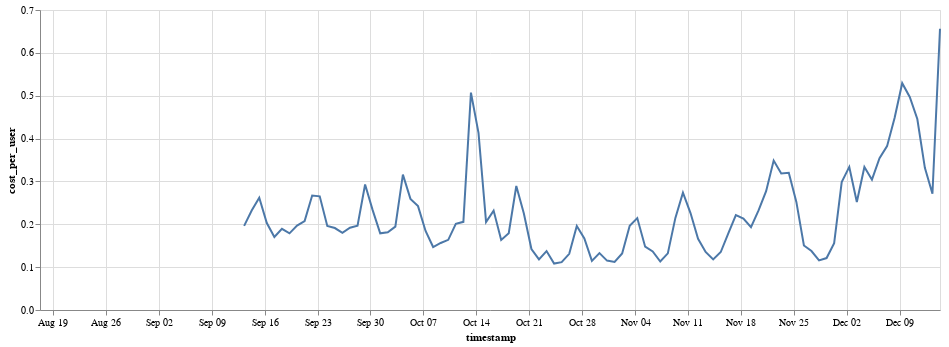

The cell this chart's notebook holds for it:
### Code cell
alt.Chart(total, width=900).mark_line().encode(
    x='timestamp',
    y='cost_per_user'
)

### Figure 1 — Vega-Lite specification as saved in the notebook (floating-point values rounded to 4 significant figures)
{"$schema": "https://vega.github.io/schema/vega-lite/v2.6.0.json", "config": {"view": {"height": 300, "width": 400}}, "data": {"name": "data-90a64ad3b73aa028ed915e9944e92937"}, "datasets": {"data-90a64ad3b73aa028ed915e9944e92937": [{"cost": null, "cost_per_user": null, "timestamp": "2018-08-17T00:00:00-07:00", "user": 19}, {"cost": null, "cost_per_user": null, "timestamp": "2018-08-18T00:00:00-07:00", "user": 46}, {"cost": null, "cost_per_user": null, "timestamp": "2018-08-19T00:00:00-07:00", "user": 33}, {"cost": null, "cost_per_user": null, "timestamp": "2018-08-20T00:00:00-07:00", "user": 61}, {"cost": null, "cost_per_user": null, "timestamp": "2018-08-21T00:00:00-07:00", "user": 149}, {"cost": null, "cost_per_user": null, "timestamp": "2018-08-22T00:00:00-07:00", "user": 1194}, {"cost": null, "cost_per_user": null, "timestamp": "2018-08-23T00:00:00-07:00", "user": 1243}, {"cost": null, "cost_per_user": null, "timestamp": "2018-08-24T00:00:00-07:00", "user": 1391}, {"cost": null, "cost_per_user": null, "timestamp": "2018-08-25T00:00:00-07:00", "user": 988}, {"cost": null, "cost_per_user": null, "timestamp": "2018-08-26T00:00:00-07:00", "user": 1174}, {"cost": null, "cost_per_user": null, "timestamp": "2018-08-27T00:00:00-07:00", "user": 1508}, {"cost": null, "cost_per_user": null, "timestamp": "2018-08-28T00:00:00-07:00", "user": 1351}, {"cost": null, "cost_per_user": null, "timestamp": "2018-08-29T00:00:00-07:00", "user": 1598}, {"cost": null, "cost_per_user": null, "timestamp": "2018-08-30T00:00:00-07:00", "user": 1322}, {"cost": null, "cost_per_user": null, "timestamp": "2018-08-31T00:00:00-07:00", "user": 1194}, {"cost": null, "cost_per_user": null, "timestamp": "2018-09-01T00:00:00-07:00", "user": 793}, {"cost": null, "cost_per_user": null, "timestamp": "2018-09-02T00:00:00-07:00", "user": 964}, {"cost": null, "cost_per_user": null, "timestamp": "2018-09-03T00:00:00-07:00", "user": 1259}, {"cost": null, "cost_per_user": null, "timestamp": "2018-09-04T00:00:00-07:00", "user": 1495}, {"cost": null, "cost_per_user": null, "timestamp": "2018-09-05T00:00:00-07:00", "user": 1675}, {"cost": null, "cost_per_user": null, "timestamp": "2018-09-06T00:00:00-07:00", "user": 1429}, {"cost": null, "cost_per_user": null, "timestamp": "2018-09-07T00:00:00-07:00", "user": 1120}, {"cost": null, "cost_per_user": null, "timestamp": "2018-09-08T00:00:00-07:00", "user": 880}, {"cost": null, "cost_per_user": null, "timestamp": "2018-09-09T00:00:00-07:00", "user": 1028}, {"cost": null, "cost_per_user": null, "timestamp": "2018-09-10T00:00:00-07:00", "user": 1432}, {"cost": null, "cost_per_user": null, "timestamp": "2018-09-11T00:00:00-07:00", "user": 1502}, {"cost": 40.16, "cost_per_user": 0.02542, "timestamp": "2018-09-12T00:00:00-07:00", "user": 1580}, {"cost": null, "cost_per_user": null, "timestamp": "2018-09-12T00:00:00-07:00", "user": 1580}, {"cost": 264.0, "cost_per_user": 0.1963, "timestamp": "2018-09-13T00:00:00-07:00", "user": 1345}, {"cost": 233.4, "cost_per_user": 0.232, "timestamp": "2018-09-14T00:00:00-07:00", "user": 1006}, {"cost": 220.5, "cost_per_user": 0.2619, "timestamp": "2018-09-15T00:00:00-07:00", "user": 842}, {"cost": 221.5, "cost_per_user": 0.203, "timestamp": "2018-09-16T00:00:00-07:00", "user": 1091}, {"cost": 254.1, "cost_per_user": 0.1704, "timestamp": "2018-09-17T00:00:00-07:00", "user": 1491}, {"cost": 268.7, "cost_per_user": 0.1894, "timestamp": "2018-09-18T00:00:00-07:00", "user": 1419}, {"cost": 277.0, "cost_per_user": 0.1789, "timestamp": "2018-09-19T00:00:00-07:00", "user": 1549}, {"cost": 291.3, "cost_per_user": 0.1968, "timestamp": "2018-09-20T00:00:00-07:00", "user": 1480}, {"cost": 268.4, "cost_per_user": 0.2074, "timestamp": "2018-09-21T00:00:00-07:00", "user": 1294}, {"cost": 246.1, "cost_per_user": 0.2672, "timestamp": "2018-09-22T00:00:00-07:00", "user": 921}, {"cost": 244.2, "cost_per_user": 0.2651, "timestamp": "2018-09-23T00:00:00-07:00", "user": 921}, {"cost": 245.5, "cost_per_user": 0.196, "timestamp": "2018-09-24T00:00:00-07:00", "user": 1253}, {"cost": 254.9, "cost_per_user": 0.1912, "timestamp": "2018-09-25T00:00:00-07:00", "user": 1333}, {"cost": 277.2, "cost_per_user": 0.18, "timestamp": "2018-09-26T00:00:00-07:00", "user": 1540}, {"cost": 290.0, "cost_per_user": 0.1921, "timestamp": "2018-09-27T00:00:00-07:00", "user": 1510}, {"cost": 268.3, "cost_per_user": 0.197, "timestamp": "2018-09-28T00:00:00-07:00", "user": 1362}, {"cost": 262.4, "cost_per_user": 0.2928, "timestamp": "2018-09-29T00:00:00-07:00", "user": 896}, {"cost": 244.4, "cost_per_user": 0.233, "timestamp": "2018-09-30T00:00:00-07:00", "user": 1049}, {"cost": 249.0, "cost_per_user": 0.1789, "timestamp": "2018-10-01T00:00:00-07:00", "user": 1392}, {"cost": 243.5, "cost_per_user": 0.1814, "timestamp": "2018-10-02T00:00:00-07:00", "user": 1342}, {"cost": 304.9, "cost_per_user": 0.1946, "timestamp": "2018-10-03T00:00:00-07:00", "user": 1567}, {"cost": 453.0, "cost_per_user": 0.3159, "timestamp": "2018-10-04T00:00:00-07:00", "user": 1434}, {"cost": 275.0, "cost_per_user": 0.2592, "timestamp": "2018-10-05T00:00:00-07:00", "user": 1061}, {"cost": 181.8, "cost_per_user": 0.2424, "timestamp": "2018-10-06T00:00:00-07:00", "user": 750}, {"cost": 173.6, "cost_per_user": 0.1845, "timestamp": "2018-10-07T00:00:00-07:00", "user": 941}, {"cost": 197.1, "cost_per_user": 0.1469, "timestamp": "2018-10-08T00:00:00-07:00", "user": 1342}, {"cost": 212.1, "cost_per_user": 0.1564, "timestamp": "2018-10-09T00:00:00-07:00", "user": 1356}, {"cost": 219.8, "cost_per_user": 0.1638, "timestamp": "2018-10-10T00:00:00-07:00", "user": 1342}, {"cost": 203.8, "cost_per_user": 0.2012, "timestamp": "2018-10-11T00:00:00-07:00", "user": 1013}, {"cost": 206.1, "cost_per_user": 0.2057, "timestamp": "2018-10-12T00:00:00-07:00", "user": 1002}, {"cost": 202.4, "cost_per_user": 0.5073, "timestamp": "2018-10-13T00:00:00-07:00", "user": 399}, {"cost": 182.3, "cost_per_user": 0.4134, "timestamp": "2018-10-14T00:00:00-07:00", "user": 441}, {"cost": 183.3, "cost_per_user": 0.205, "timestamp": "2018-10-15T00:00:00-07:00", "user": 894}, {"cost": 191.6, "cost_per_user": 0.232, "timestamp": "2018-10-16T00:00:00-07:00", "user": 826}, {"cost": 186.1, "cost_per_user": 0.1636, "timestamp": "2018-10-17T00:00:00-07:00", "user": 1138}, {"cost": 185.8, "cost_per_user": 0.179, "timestamp": "2018-10-18T00:00:00-07:00", "user": 1038}, {"cost": 185.5, "cost_per_user": 0.2894, "timestamp": "2018-10-19T00:00:00-07:00", "user": 641}, {"cost": 149.5, "cost_per_user": 0.2252, "timestamp": "2018-10-20T00:00:00-07:00", "user": 664}, {"cost": 121.8, "cost_per_user": 0.1422, "timestamp": "2018-10-21T00:00:00-07:00", "user": 856}, {"cost": 142.4, "cost_per_user": 0.1182, "timestamp": "2018-10-22T00:00:00-07:00", "user": 1205}, {"cost": 155.9, "cost_per_user": 0.1375, "timestamp": "2018-10-23T00:00:00-07:00", "user": 1134}, {"cost": 156.9, "cost_per_user": 0.1083, "timestamp": "2018-10-24T00:00:00-07:00", "user": 1448}, {"cost": 156.4, "cost_per_user": 0.1117, "timestamp": "2018-10-25T00:00:00-07:00", "user": 1400}, {"cost": 155.9, "cost_per_user": 0.131, "timestamp": "2018-10-26T00:00:00-07:00", "user": 1190}, {"cost": 145.9, "cost_per_user": 0.1958, "timestamp": "2018-10-27T00:00:00-07:00", "user": 745}, {"cost": 143.6, "cost_per_user": 0.1668, "timestamp": "2018-10-28T00:00:00-07:00", "user": 861}, {"cost": 149.6, "cost_per_user": 0.1146, "timestamp": "2018-10-29T00:00:00-07:00", "user": 1306}, {"cost": 168.6, "cost_per_user": 0.1327, "timestamp": "2018-10-30T00:00:00-07:00", "user": 1270}, {"cost": 169.5, "cost_per_user": 0.1153, "timestamp": "2018-10-31T00:00:00-07:00", "user": 1471}, {"cost": 165.7, "cost_per_user": 0.1122, "timestamp": "2018-11-01T00:00:00-07:00", "user": 1476}, {"cost": 174.7, "cost_per_user": 0.1318, "timestamp": "2018-11-02T00:00:00-07:00", "user": 1325}, {"cost": 154.5, "cost_per_user": 0.1965, "timestamp": "2018-11-03T00:00:00-07:00", "user": 786}, {"cost": 160.2, "cost_per_user": 0.2144, "timestamp": "2018-11-04T00:00:00-07:00", "user": 747}, {"cost": 154.2, "cost_per_user": 0.1477, "timestamp": "2018-11-05T00:00:00-08:00", "user": 1044}, {"cost": 154.7, "cost_per_user": 0.1366, "timestamp": "2018-11-06T00:00:00-08:00", "user": 1133}, {"cost": 170.9, "cost_per_user": 0.1132, "timestamp": "2018-11-07T00:00:00-08:00", "user": 1510}, {"cost": 177.7, "cost_per_user": 0.1322, "timestamp": "2018-11-08T00:00:00-08:00", "user": 1344}, {"cost": 179.0, "cost_per_user": 0.2149, "timestamp": "2018-11-09T00:00:00-08:00", "user": 833}, {"cost": 179.3, "cost_per_user": 0.2737, "timestamp": "2018-11-10T00:00:00-08:00", "user": 655}, {"cost": 165.4, "cost_per_user": 0.2263, "timestamp": "2018-11-11T00:00:00-08:00", "user": 731}, {"cost": 157.6, "cost_per_user": 0.1662, "timestamp": "2018-11-12T00:00:00-08:00", "user": 948}, {"cost": 163.7, "cost_per_user": 0.1354, "timestamp": "2018-11-13T00:00:00-08:00", "user": 1209}, {"cost": 183.7, "cost_per_user": 0.1179, "timestamp": "2018-11-14T00:00:00-08:00", "user": 1558}, {"cost": 195.3, "cost_per_user": 0.1352, "timestamp": "2018-11-15T00:00:00-08:00", "user": 1444}, {"cost": 188.5, "cost_per_user": 0.1787, "timestamp": "2018-11-16T00:00:00-08:00", "user": 1055}, {"cost": 180.4, "cost_per_user": 0.2214, "timestamp": "2018-11-17T00:00:00-08:00", "user": 815}, {"cost": 170.6, "cost_per_user": 0.2132, "timestamp": "2018-11-18T00:00:00-08:00", "user": 800}, {"cost": 169.1, "cost_per_user": 0.1935, "timestamp": "2018-11-19T00:00:00-08:00", "user": 874}, {"cost": 168.5, "cost_per_user": 0.2324, "timestamp": "2018-11-20T00:00:00-08:00", "user": 725}, {"cost": 168.1, "cost_per_user": 0.2773, "timestamp": "2018-11-21T00:00:00-08:00", "user": 606}, {"cost": 167.4, "cost_per_user": 0.3488, "timestamp": "2018-11-22T00:00:00-08:00", "user": 480}, {"cost": 168.1, "cost_per_user": 0.3184, "timestamp": "2018-11-23T00:00:00-08:00", "user": 528}, {"cost": 167.7, "cost_per_user": 0.32, "timestamp": "2018-11-24T00:00:00-08:00", "user": 524}, {"cost": 168.4, "cost_per_user": 0.2522, "timestamp": "2018-11-25T00:00:00-08:00", "user": 668}, {"cost": 172.0, "cost_per_user": 0.1505, "timestamp": "2018-11-26T00:00:00-08:00", "user": 1143}, {"cost": 171.2, "cost_per_user": 0.1375, "timestamp": "2018-11-27T00:00:00-08:00", "user": 1245}, {"cost": 170.2, "cost_per_user": 0.1158, "timestamp": "2018-11-28T00:00:00-08:00", "user": 1470}, {"cost": 171.2, "cost_per_user": 0.1212, "timestamp": "2018-11-29T00:00:00-08:00", "user": 1413}, {"cost": 170.1, "cost_per_user": 0.1558, "timestamp": "2018-11-30T00:00:00-08:00", "user": 1092}, {"cost": 162.9, "cost_per_user": 0.2983, "timestamp": "2018-12-01T00:00:00-08:00", "user": 546}, {"cost": 164.6, "cost_per_user": 0.3339, "timestamp": "2018-12-02T00:00:00-08:00", "user": 493}, {"cost": 164.5, "cost_per_user": 0.2519, "timestamp": "2018-12-03T00:00:00-08:00", "user": 653}, {"cost": 164.5, "cost_per_user": 0.3337, "timestamp": "2018-12-04T00:00:00-08:00", "user": 493}, {"cost": 165.2, "cost_per_user": 0.3041, "timestamp": "2018-12-05T00:00:00-08:00", "user": 543}, {"cost": 165.0, "cost_per_user": 0.3542, "timestamp": "2018-12-06T00:00:00-08:00", "user": 466}, {"cost": 164.4, "cost_per_user": 0.3823, "timestamp": "2018-12-07T00:00:00-08:00", "user": 430}, {"cost": 164.6, "cost_per_user": 0.4484, "timestamp": "2018-12-08T00:00:00-08:00", "user": 367}, {"cost": 164.6, "cost_per_user": 0.5293, "timestamp": "2018-12-09T00:00:00-08:00", "user": 311}, {"cost": 164.5, "cost_per_user": 0.497, "timestamp": "2018-12-10T00:00:00-08:00", "user": 331}, {"cost": 164.9, "cost_per_user": 0.4456, "timestamp": "2018-12-11T00:00:00-08:00", "user": 370}, {"cost": 164.3, "cost_per_user": 0.3318, "timestamp": "2018-12-12T00:00:00-08:00", "user": 495}, {"cost": 164.6, "cost_per_user": 0.2711, "timestamp": "2018-12-13T00:00:00-08:00", "user": 607}, {"cost": 162.1, "cost_per_user": 0.6563, "timestamp": "2018-12-14T00:00:00-08:00", "user": 247}, {"cost": null, "cost_per_user": null, "timestamp": "", "user": null}, {"cost": null, "cost_per_user": null, "timestamp": "", "user": null}]}, "encoding": {"x": {"field": "timestamp", "type": "temporal"}, "y": {"field": "cost_per_user", "type": "quantitative"}}, "mark": "line", "width": 900}
